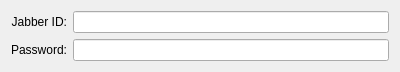
<?xml version="1.0" encoding="UTF-8"?>
<ui version="4.0">
 <class>MainOptionsWidget</class>
 <widget class="QWidget" name="MainOptionsWidget">
  <property name="geometry">
   <rect>
    <x>0</x>
    <y>0</y>
    <width>400</width>
    <height>62</height>
   </rect>
  </property>
  <property name="windowTitle">
   <string>Account Preferences</string>
  </property>
  <layout class="QVBoxLayout" name="verticalLayout_2">
   <item>
    <layout class="QFormLayout" name="formLayout">
     <item row="0" column="1">
      <widget class="KLineEdit" name="accountLineEdit"/>
     </item>
     <item row="1" column="1">
      <widget class="KLineEdit" name="passwordLineEdit">
       <property name="echoMode">
        <enum>QLineEdit::Password</enum>
       </property>
       <property name="passwordMode">
        <bool>true</bool>
       </property>
      </widget>
     </item>
     <item row="0" column="0">
      <widget class="QLabel" name="accountLabel">
       <property name="text">
        <string>Jabber ID:</string>
       </property>
       <property name="alignment">
        <set>Qt::AlignRight|Qt::AlignTrailing|Qt::AlignVCenter</set>
       </property>
      </widget>
     </item>
     <item row="1" column="0">
      <widget class="QLabel" name="passwordLabel">
       <property name="text">
        <string>Password:</string>
       </property>
       <property name="alignment">
        <set>Qt::AlignRight|Qt::AlignTrailing|Qt::AlignVCenter</set>
       </property>
      </widget>
     </item>
    </layout>
   </item>
  </layout>
 </widget>
 <customwidgets>
  <customwidget>
   <class>KLineEdit</class>
   <extends>QLineEdit</extends>
   <header>klineedit.h</header>
  </customwidget>
 </customwidgets>
 <resources/>
 <connections/>
</ui>
